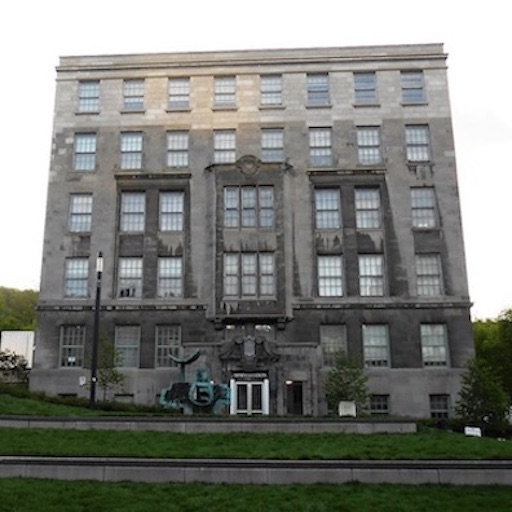
%> input picture COMP 558 Computer Vision/A2/Codes/james.jpg, 512 x 512 px
$ octave Question3.m   (GNU Octave 9; MATLAB toolbox functions it lacks are replaced by stand-ins)
%> lines starting %> are read from the running program, lines starting %| are printed output that depends on the picture; in (x1, y1, x2, y2) boxes, pixels count from 0 and x2, y2 are one past the last pixel; in counts of white or black regions, pixels touching at a corner belong together; the program's own positions count from 1
%Code from Assignment1 Question2
original_image = imread('james.jpg');
%> original_image is the input picture: size 512x512x3 uint8; mean R, G, B 126.4, 128.4, 123.2
original_image = original_image(:,:,3);
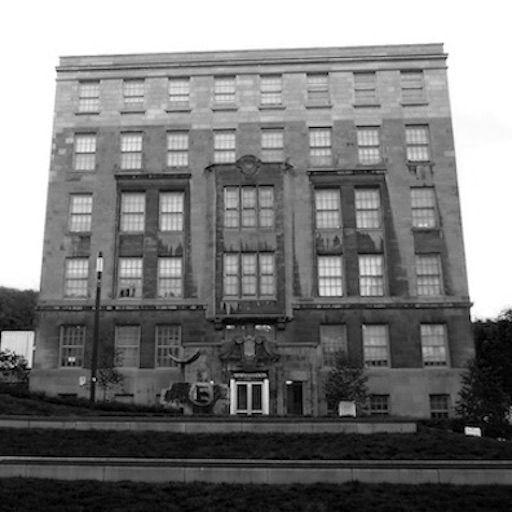
%> original_image: size 512x512 uint8; min 0, max 255, mean 123.2
filter = fspecial('gaussian',[3 3],0.5);
image_gaussian = conv2(original_image,filter,'same');
threshold = 14;
[Fx, Fy] = gradient(double(image_gaussian));
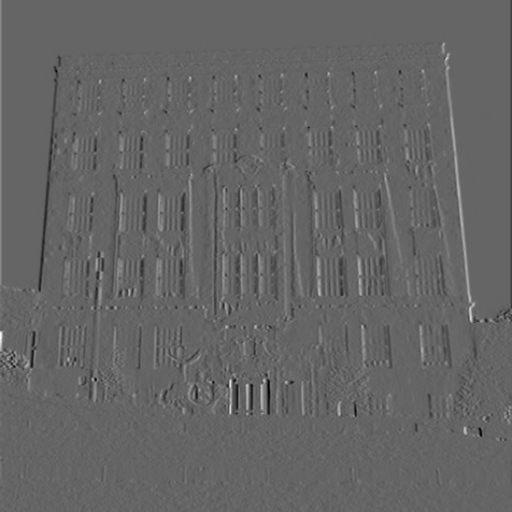
%> Fx: size 512x512 double; min -75.89, max 115.1, mean 0; drawn with min black and max white
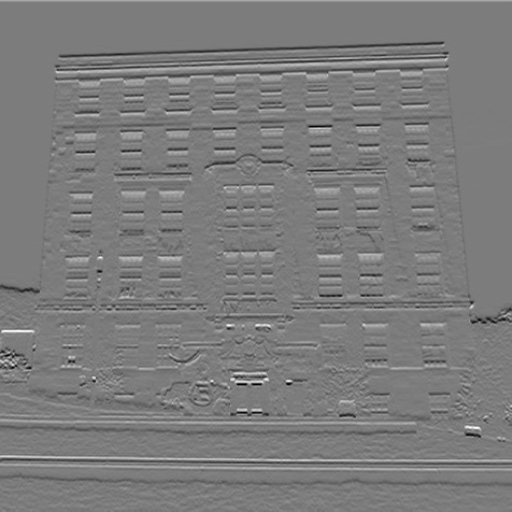
%> Fy: size 512x512 double; min -77.23, max 80.58, mean -0.4; drawn with min black and max white
magnitude = sqrt(Fx.^2+Fy.^2);
for i = 1:size(magnitude,1)
    for j = 1:size(magnitude,2)
        if magnitude(i,j) > threshold
            magnitude(i,j) = 255;
        else
            magnitude(i,j) = 0;
        end
    end
end
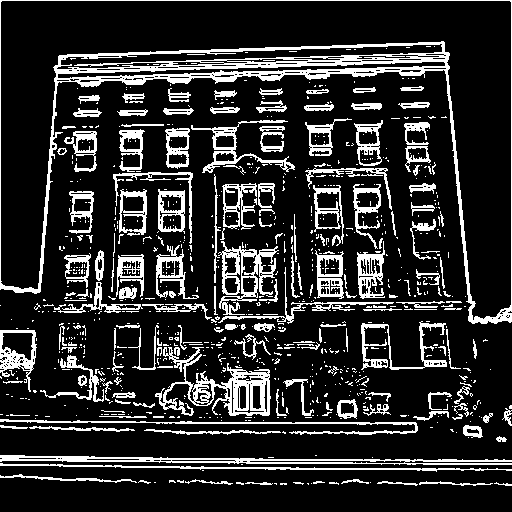
%> magnitude: size 512x512 double; 17.5% white; 857 white regions (689 under 20 px), largest, box (x1, y1, x2, y2) and area: (0, 0, 512, 324) 9710, (155, 347, 271, 416) 2528, (0, 455, 512, 465) 2150
orientation=atan2(Fy,Fx);
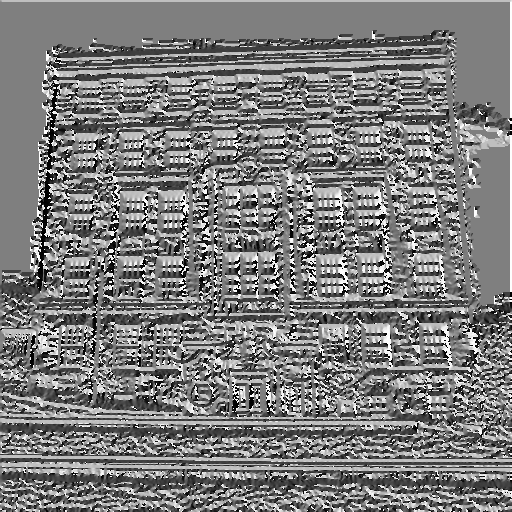
%> orientation: size 512x512 double; min -3.14, max 3.14, mean -0.0762; drawn with min black and max white
imwrite(magnitude,strcat('Q3_edgemap.jpg'));

%Find non-zero elements of magnitude and build vectors x,y,theta
[row col] = find(magnitude);
%> row = 45868 values from 1 to 486; col = 45868 values from 1 to 512
theta = sub2ind(size(orientation),row,col);
%RANSAC-like implementation
T=1000;
max_count = 0;
for t=1:T
    disp(t);
    inlier_count=0;
    index = randi(size(theta,1),1);
    x0 = col(index);
    y0 = row(index);
    slope = tan(theta(index)+pi/2);
    %Current line is (x-x0)*slope+(y-y0)=0
    %In the form of Ax+By+C=0
    a = slope;
    b = 1;
    c = -x0*slope-y0;
    distance_matrix = abs(col*a + row*b +c)/sqrt(a^2+b^2);
    distance_matrix(find(rem(theta - theta(index)+2*pi,2*pi))<0.5) = 1000;
    inlier = find(distance_matrix< 2);
    %If inlier more than previous best, save current model
    if size(inlier,1)>max_count
        max_count = size(inlier,1);
        best_line = [x0 y0 theta(index)];
        best_inlier_set = inlier;
    end
end
%> this loop made 1000 passes
%> (x0, y0, slope, a, c, max_count, best_line) on passes 1, 2, 11, 34: (395, 71, 0.384, 0.384, -222.7, 445, [395 71 201799]), (217, 241, -1.07, -1.07, -9.36, 628, [217 241 110833]), (170, 78, 0.146, 0.146, -102.7, 636, [170 78 86606]), (279, 74, 0.0342, 0.0342, -83.55, 1220, [279 74 142410])
%> (x0, y0, slope, a, c) on passes 3 to 8: (248, 251, 0.46, 0.46, -365.1), (368, 298, 0.182, 0.182, -364.8), (236, 284, -0.173, -0.173, -243.2), (430, 409, -0.641, -0.641, -133.5), (159, 78, 1.63, 1.63, -337), (292, 268, 4.72, 4.72, -1647.7)
%> after the loop, best_inlier_set = 1220 values from 82 to 45599
disp(size(inlier));
%|    442     1
%Create a new picture
r = ones(512,512) * 255;
g = ones(512,512) * 255;
b = ones(512,512) * 255;
r(find(magnitude)) = 0;
g(find(magnitude)) = 0;
b(find(magnitude)) = 0;
r(sub2ind(size(r),row(best_inlier_set),col(best_inlier_set))) = 255;
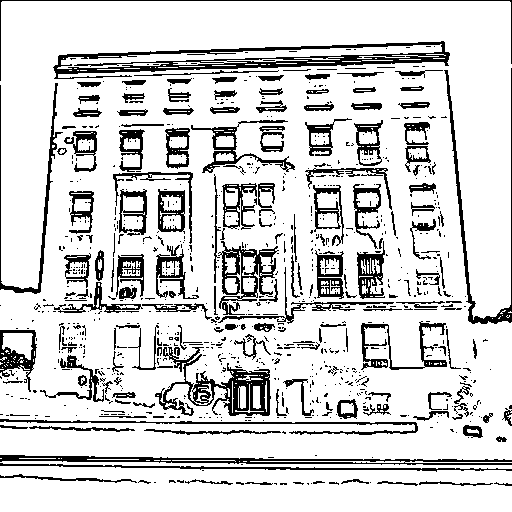
%> r: size 512x512 double; 83% white; 879 black regions (696 under 20 px), largest, box (x1, y1, x2, y2) and area: (53, 41, 450, 79) 4207, (155, 347, 271, 416) 2528, (0, 455, 512, 465) 2150
imshow(cat(3,r,g,b));
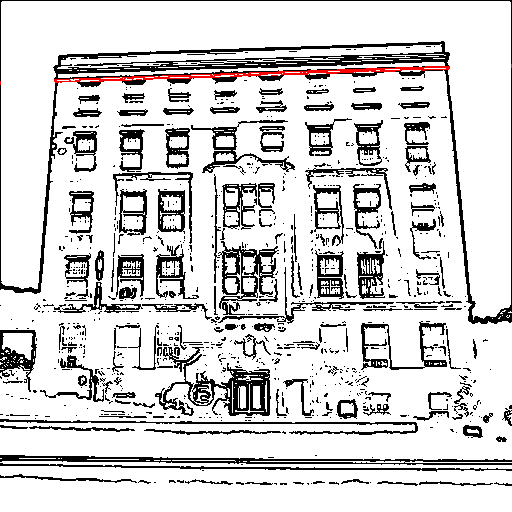
%> displayed picture: size 512x512x3, on the screen's scale of 0 to 255; mean R, G, B 211.6, 210.4, 210.4
